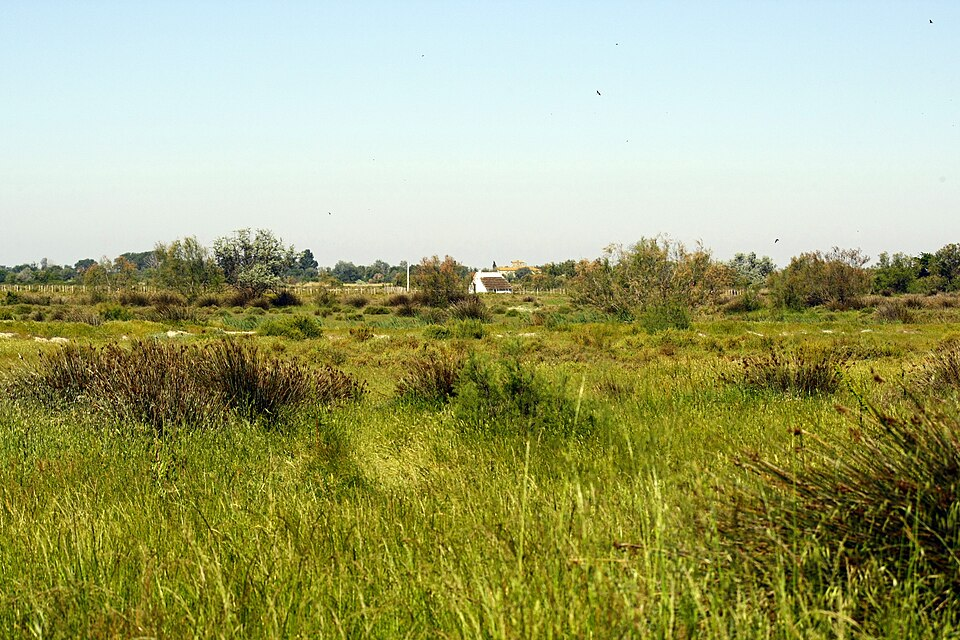
#> input picture images/01.jpg, 960 x 640 px; its folder holds only this picture in this run
$ jupyter execute test.ipynb
#> lines starting #> are read from the running program, lines starting #| are printed output that depends on the picture
[cell 1]
import numpy as np
import matplotlib.pyplot as plt

[cell 2]
from filters import gradient, threshold, blur

from first_order.prewitt import prewitt
from first_order.sobel import SOBEL, sobel
from first_order.roberts import roberts

from second_order.second_order import laplacian, log

from canny import canny, hysteresis, non_max_supression

[cell 3]
from pathlib import Path
from PIL import Image

IMG_DIR = Path("images")

def load_gray(path, max_side = 512):

#> called with max_side = 512
    im = Image.open(path).convert("L")
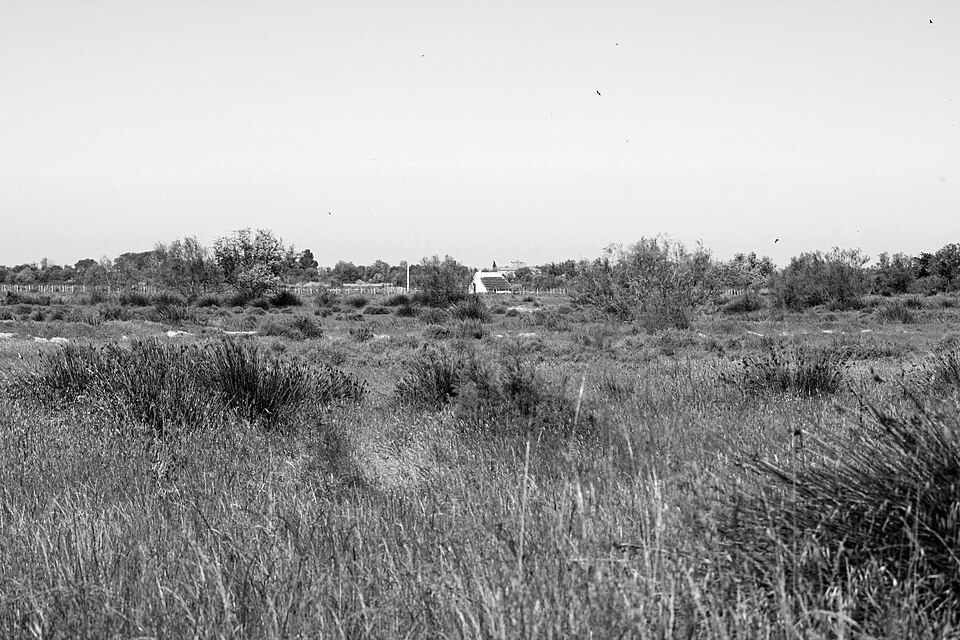
#> im: PIL image 960x640 L; min 0, max 255, mean 158.9
    im.thumbnail((max_side, max_side))
#> im: PIL image 512x341 L

    return np.asarray(im, dtype = float) / 255.0

paths = sorted(p for p in IMG_DIR.iterdir() if p.suffix.lower() in {".jpg"})
print([p.name for p in paths])

img = load_gray(paths[0])

[cell 4]
import matplotlib.pyplot as plt

def gallery(paths, cols = 4, size = 3):
#> called with cols = 4, size = 3
    rows = -(-len(paths) // cols)
    fig, axes = plt.subplots(rows, cols, figsize = (size * cols, size * rows))

    for ax in axes.ravel():
        ax.axis("off")

    for ax, p in zip(axes.ravel(), paths):
        ax.imshow(load_gray(p), cmap = "gray")
        ax.set_title(p.name, fontsize = 8)
    plt.show()

gallery(paths)


$ run again, on images/05.jpg
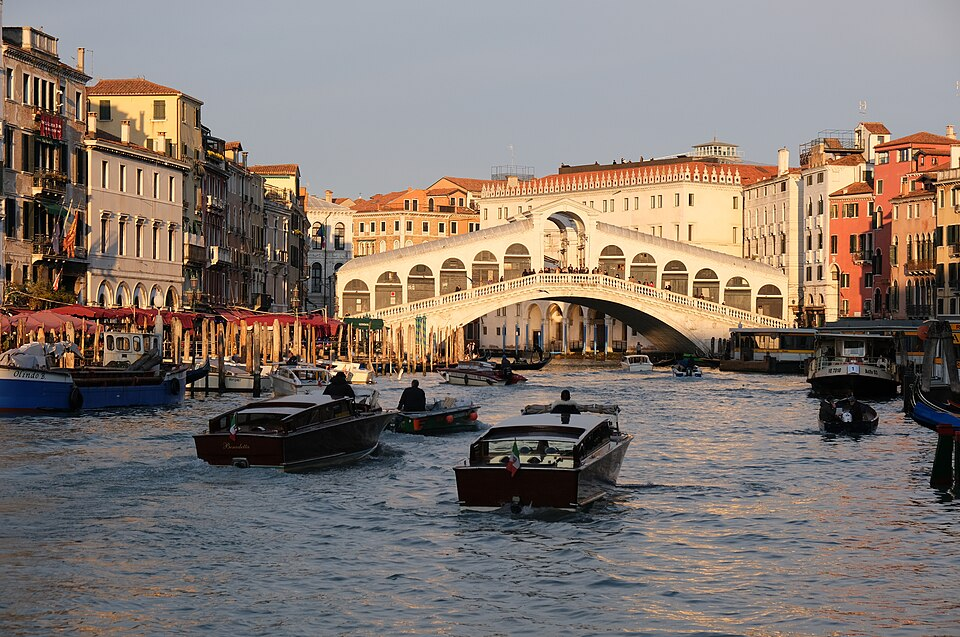
#> input picture images/05.jpg, 960 x 637 px
#> in load_gray, `im = Image.open(path).convert("L")`:
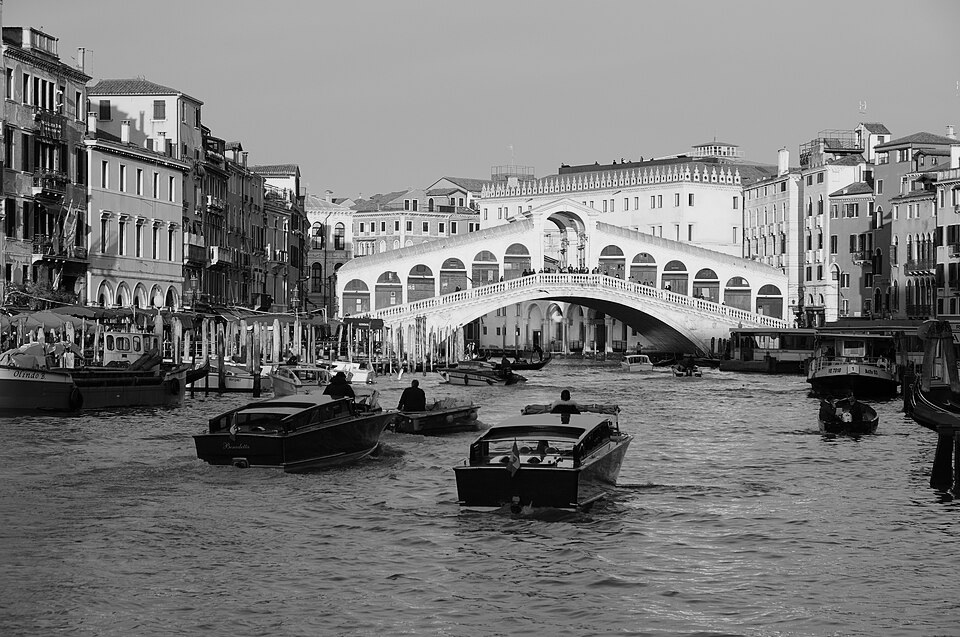
#> im: PIL image 960x637 L; min 0, max 254, mean 121.2

$ run again, on images/06.jpg
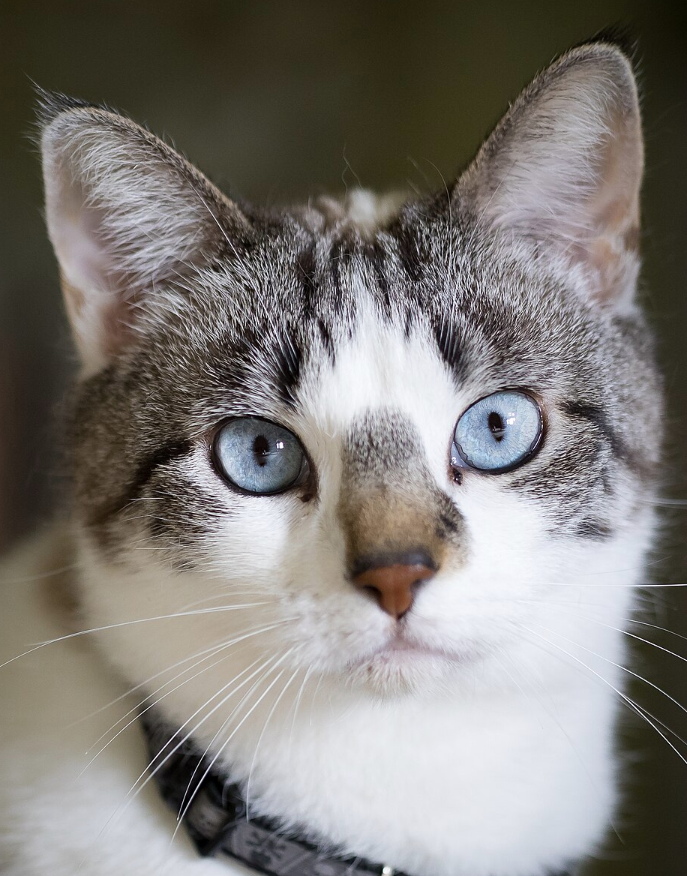
#> input picture images/06.jpg, 687 x 876 px
#> in load_gray, `im = Image.open(path).convert("L")`:
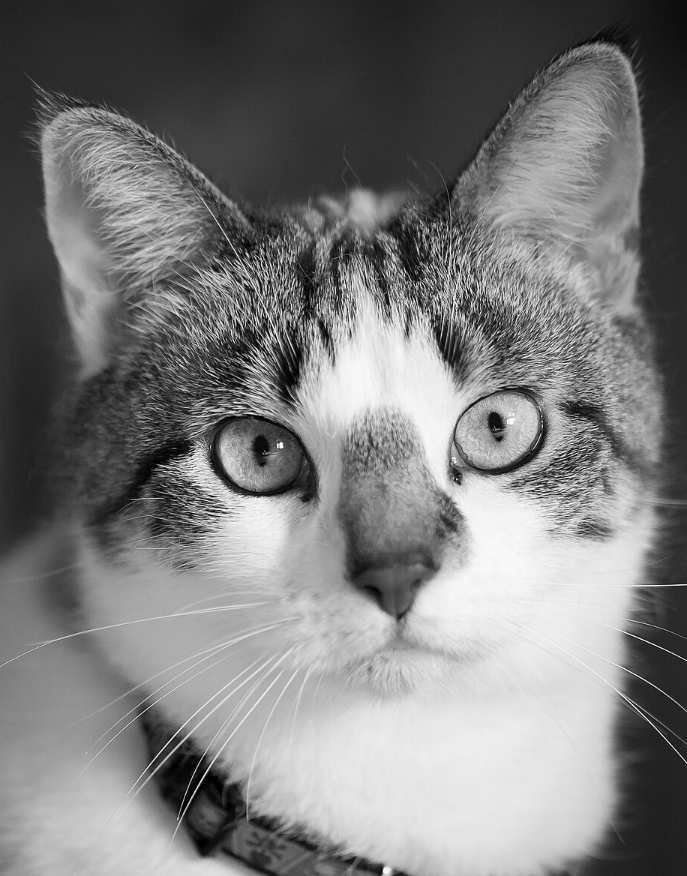
#> im: PIL image 687x876 L; min 0, max 254, mean 123.8

$ run again, on images/07.jpg
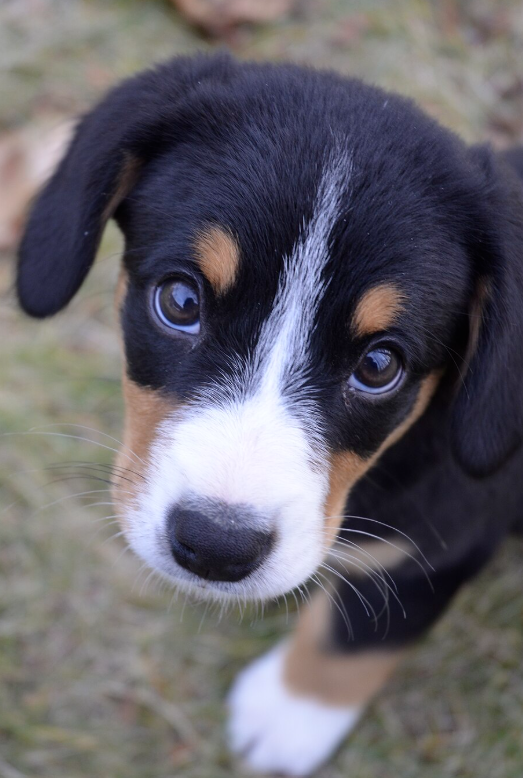
#> input picture images/07.jpg, 523 x 778 px
#> in load_gray, `im = Image.open(path).convert("L")`:
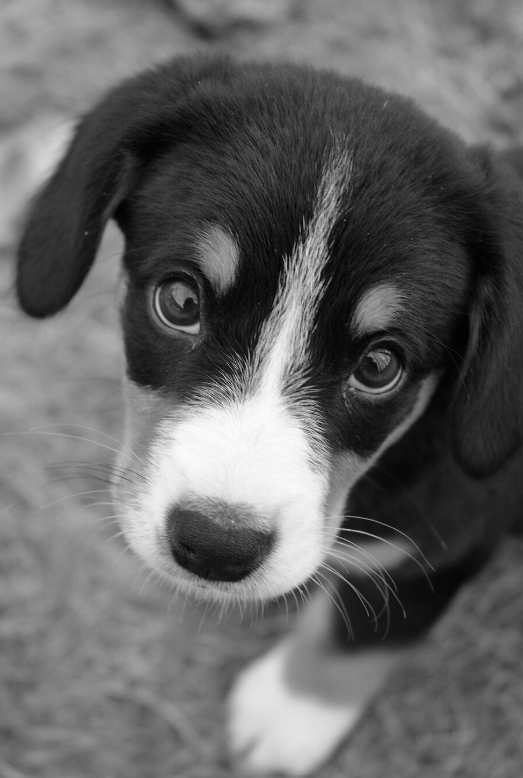
#> im: PIL image 523x778 L; min 1, max 253, mean 100.9
